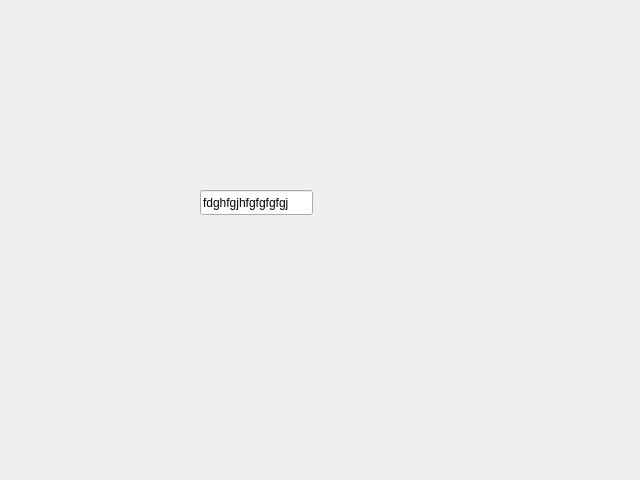
<?xml version="1.0" encoding="UTF-8"?>
<ui version="4.0">
 <class>test_data_widget</class>
 <widget class="QWidget" name="test_data_widget">
  <property name="geometry">
   <rect>
    <x>0</x>
    <y>0</y>
    <width>640</width>
    <height>480</height>
   </rect>
  </property>
  <property name="windowTitle">
   <string>Form</string>
  </property>
  <widget class="QWidget" name="test_data_wid" native="true">
   <property name="geometry">
    <rect>
     <x>120</x>
     <y>50</y>
     <width>291</width>
     <height>321</height>
    </rect>
   </property>
   <widget class="QLineEdit" name="lineEdit">
    <property name="geometry">
     <rect>
      <x>80</x>
      <y>140</y>
      <width>113</width>
      <height>25</height>
     </rect>
    </property>
    <property name="text">
     <string>fdghfgjhfgfgfgfgj</string>
    </property>
   </widget>
  </widget>
 </widget>
 <resources/>
 <connections/>
</ui>
